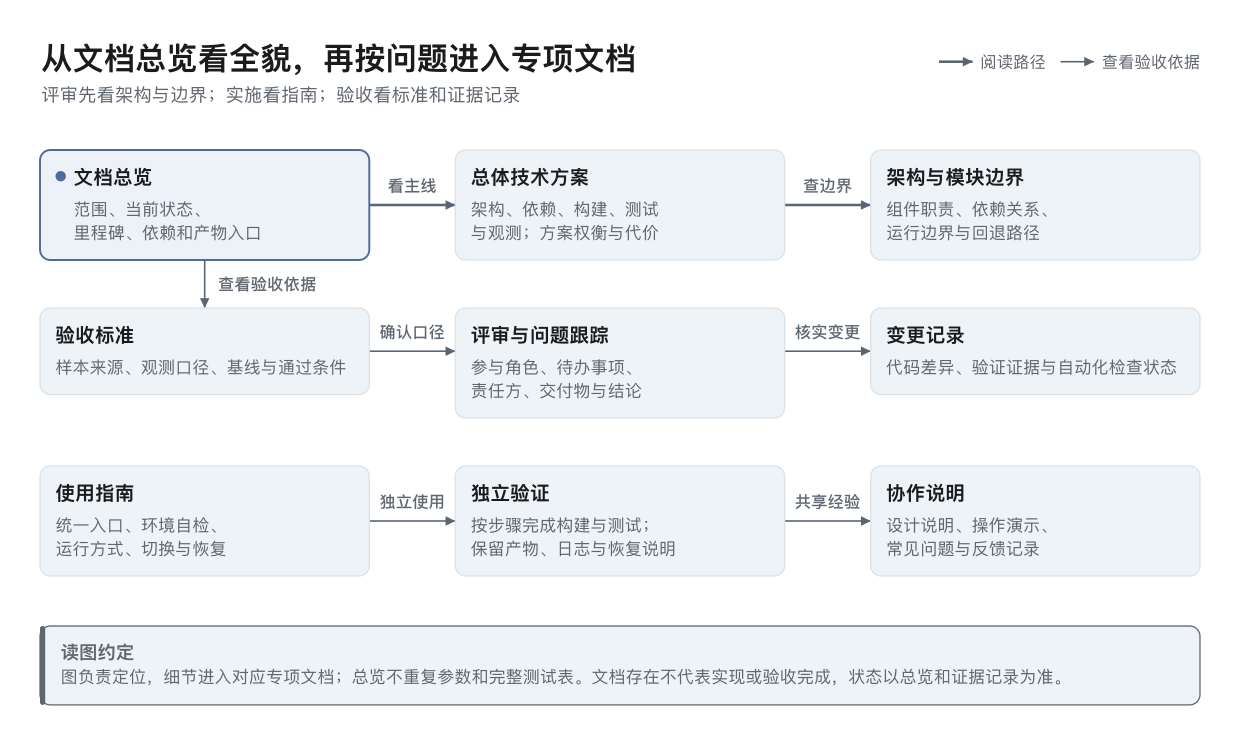

Recreate this plot in Python.
#!/usr/bin/env python3
import sys
from pathlib import Path

ROOT = Path(__file__).resolve().parents[3]
sys.path.insert(0, str(ROOT / "scripts"))
from diagram_kit import Diagram

W = 1240
d = Diagram(
    W,
    700,
    title="从文档总览看全貌，再按问题进入专项文档",
    subtitle="评审先看架构与边界；实施看指南；验收看标准和证据记录",
)
d.legend([("line", "阅读路径", "main"), ("line", "查看验收依据", "normal")])

M, GAP = 40, 86
xs = d.cols(3, M, W - 2 * M, GAP)

rows = [
    [
        ("overview", "文档总览", "范围、当前状态、里程碑、依赖和产物入口", "accent", True),
        ("plan", "总体技术方案", "架构、依赖、构建、测试与观测；方案权衡与代价", "neutral", False),
        ("architecture", "架构与模块边界", "组件职责、依赖关系、运行边界与回退路径", "neutral", False),
    ],
    [
        ("criteria", "验收标准", "样本来源、观测口径、基线与通过条件", "neutral", False),
        ("review", "评审与问题跟踪", "参与角色、待办事项、责任方、交付物与结论", "neutral", False),
        ("change", "变更记录", "代码差异、验证证据与自动化检查状态", "neutral", False),
    ],
    [
        ("guide", "使用指南", "统一入口、环境自检、运行方式、切换与恢复", "neutral", False),
        ("validation", "独立验证", "按步骤完成构建与测试；保留产物、日志与恢复说明", "neutral", False),
        ("collaboration", "协作说明", "设计说明、操作演示、常见问题与反馈记录", "neutral", False),
    ],
]
y = 150
VGAP = 48
placed = {}
for row in rows:
    for (x, width), (cid, title, desc, tone, emph) in zip(xs, row):
        placed[cid] = d.card(cid, x, y, width, title, desc=desc, tone=tone, emphasis=emph)
    y = max(card.bottom for card in placed.values()) + VGAP

# Horizontal reading flow.
d.edge(placed["overview"], placed["plan"], label="看主线", style="main")
d.edge(placed["plan"], placed["architecture"], label="查边界", style="main")
d.edge(placed["criteria"], placed["review"], label="确认口径", style="normal")
d.edge(placed["review"], placed["change"], label="核实变更", style="normal")
d.edge(placed["guide"], placed["validation"], label="独立使用", style="normal")
d.edge(placed["validation"], placed["collaboration"], label="共享经验", style="normal")
d.edge(
    placed["overview"],
    placed["criteria"],
    a_side="bottom",
    b_side="top",
    label="查看验收依据",
    style="normal",
    align=placed["overview"].cx,
)

d.note(
    "reading_note",
    M,
    y + 2,
    W - 2 * M,
    "读图约定",
    "图负责定位，细节进入对应专项文档；总览不重复参数和完整测试表。文档存在不代表实现或验收完成，状态以总览和证据记录为准。",
)
d.H = y + 128

OUT = Path(sys.argv[1]) if len(sys.argv) > 1 else Path(__file__).with_name("arch.svg")
print(d.save(str(OUT), drawio=str(OUT.with_suffix(".drawio"))))
